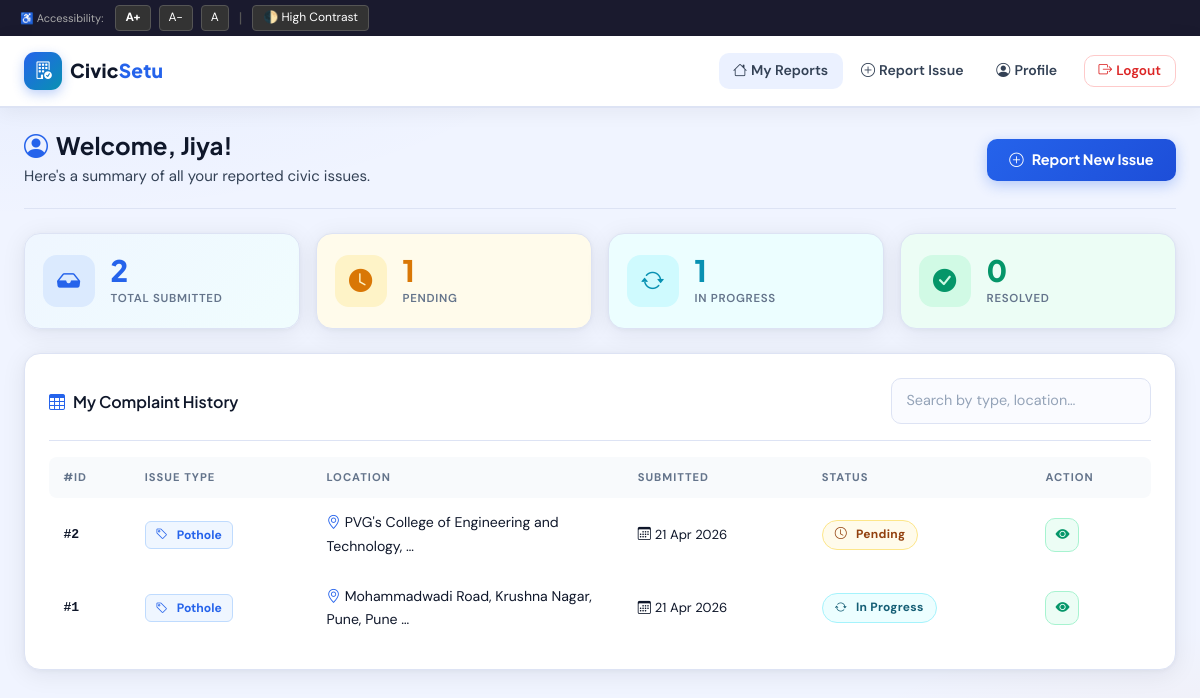
Page /citizen/dashboard (signed in) on the committed database.
### models/models.py (models this page shows, shortened)
class User(UserMixin, db.Model):
    __tablename__ = 'users'
    user_id       = db.Column(db.Integer, primary_key=True, autoincrement=True)
    name          = db.Column(db.String(100), nullable=False)
    email         = db.Column(db.String(150), unique=True, nullable=False)
    password_hash = db.Column(db.String(255), nullable=False)
    phone         = db.Column(db.String(15))
    created_at    = db.Column(db.DateTime, default=datetime.utcnow)
    complaints = db.relationship('Complaint', backref='citizen', lazy=True)

class Complaint(db.Model):
    __tablename__ = 'complaints'
    complaint_id  = db.Column(db.Integer, primary_key=True, autoincrement=True)
    user_id       = db.Column(db.Integer, db.ForeignKey('users.user_id'), nullable=False)
    type_id       = db.Column(db.Integer, db.ForeignKey('issue_types.type_id'), nullable=False)
    image_path    = db.Column(db.String(300), nullable=True)
    location      = db.Column(db.String(255), nullable=False)
    description   = db.Column(db.Text)
    status        = db.Column(db.String(20), default='Pending', nullable=False)
    ai_confidence = db.Column(db.Float)
    submitted_at  = db.Column(db.DateTime, default=datetime.utcnow)
    resolved_at   = db.Column(db.DateTime, nullable=True)
    status_history = db.relationship('StatusLog', backref='complaint', lazy=True)

class IssueType(db.Model):
    __tablename__ = 'issue_types'
    type_id        = db.Column(db.Integer, primary_key=True, autoincrement=True)
    type_name      = db.Column(db.String(50), unique=True, nullable=False)
    description    = db.Column(db.String(255))
    priority_level = db.Column(db.String(20), default='Medium')
    complaints = db.relationship('Complaint', backref='issue_type', lazy=True)

### routes/citizen.py (the view)
@citizen_bp.route('/dashboard')
@login_required
def dashboard():
    if hasattr(current_user, 'admin_id'):
        return redirect(url_for('admin.dashboard'))
    complaints = (Complaint.query
                  .filter_by(user_id=current_user.user_id)
                  .order_by(Complaint.submitted_at.desc())
                  .all())
    stats = {
        'total':       len(complaints),
        'pending':     sum(1 for c in complaints if c.status == 'Pending'),
        'in_progress': sum(1 for c in complaints if c.status == 'In Progress'),
        'resolved':    sum(1 for c in complaints if c.status == 'Resolved'),
    }
    return render_template('citizen/dashboard.html', complaints=complaints, stats=stats)

### models/models.py (called while the page is built)
@login_manager.user_loader
def load_user(user_id):
    if user_id.startswith('admin_'):
        return Admin.query.get(int(user_id[6:]))
    return User.query.get(int(user_id))

### templates/citizen/dashboard.html (shortened to what this page needs)
{% extends 'base.html' %}
{% block content %}
<div class="page-header d-flex flex-wrap justify-content-between align-items-center mb-4">
  <div>
    <h4 class="fw-bold cs-heading mb-1">
      <i class="bi bi-person-circle me-2 text-accent"></i>Welcome, {{ current_user.name.split()[0] }}!
    </h4>
    <p class="cs-subheading mb-0">Here's a summary of all your reported civic issues.</p>
  </div>
  <a href="{{ url_for('citizen.submit') }}" class="cs-btn-primary mt-2 mt-md-0">
    <i class="bi bi-plus-circle me-2"></i>Report New Issue
  </a>
</div>
<div class="row g-3 mb-4">
  {% set card_data = [
    ('total',       'Total Submitted', 'bi-inbox-fill',        'accent',   '#'),
    ('pending',     'Pending',         'bi-clock-fill',        'warning',  '#'),
    ('in_progress', 'In Progress',     'bi-arrow-repeat',      'info',     '#'),
    ('resolved',    'Resolved',        'bi-check-circle-fill', 'success',  '#'),
  ] %}
  {% for key, label, icon, color, link in card_data %}
  <div class="col-6 col-lg-3">
    <div class="cs-stat-card cs-stat-{{ color }}">
      <div class="stat-icon"><i class="bi {{ icon }}"></i></div>
      <div class="stat-info">
        <div class="stat-value">{{ stats[key] }}</div>
        <div class="stat-label">{{ label }}</div>
      </div>
    </div>
  </div>
  {% endfor %}
</div>
<div class="cs-card">
  <div class="cs-card-header d-flex flex-wrap justify-content-between align-items-center">
    <h6 class="mb-0 fw-semibold cs-heading">
      <i class="bi bi-table me-2 text-accent"></i>My Complaint History
    </h6>
    <input class="cs-input cs-search-input mt-2 mt-md-0" id="searchInput" placeholder="Search by type, location…" style="padding-left:.9rem">
  </div>
  {% if complaints %}
  <div class="table-responsive">
    <table class="cs-table" id="complaintsTable">
      <thead>
        <tr>
          <th>#ID</th><th>Issue Type</th><th>Location</th><th>Submitted</th><th>Status</th><th>Action</th>
        </tr>
      </thead>
      <tbody>
        {% for c in complaints %}
        <tr>
          <td class="cs-id-cell">#{{ c.complaint_id }}</td>
          <td><span class="cs-badge-type"><i class="bi bi-tag me-1"></i>{{ c.issue_type.type_name | replace('_',' ') | title }}</span></td>
          <td class="cs-location-cell"><i class="bi bi-geo-alt text-accent me-1"></i>{{ c.location[:45] }}{% if c.location|length > 45 %}…{% endif %}</td>
          <td class="cs-date-cell"><i class="bi bi-calendar3 me-1"></i>{{ c.submitted_at.strftime('%d %b %Y') }}</td>
          <td>
            <span class="cs-status cs-status-{{ c.status | lower | replace(' ','-') }}">
              {% if c.status == 'Pending' %}<i class="bi bi-clock me-1"></i>
              {% elif c.status == 'In Progress' %}<i class="bi bi-arrow-repeat me-1"></i>
              {% elif c.status == 'Resolved' %}<i class="bi bi-check-circle me-1"></i>
              {% else %}<i class="bi bi-x-circle me-1"></i>{% endif %}
              {{ c.status }}
            </span>
          </td>
          <td>
            <a href="{{ url_for('citizen.complaint_detail', complaint_id=c.complaint_id) }}" class="cs-btn-icon cs-btn-icon-view" title="View details">
              <i class="bi bi-eye-fill"></i>
            </a>
          </td>
        </tr>
        {% endfor %}
      </tbody>
    </table>
  </div>
  {% endif %}
</div>
{% endblock %}

### rows in the picture
User: name "Jiya"
Complaint: stats "1", status "PENDING", complaint_id "2", issue_type.type_name "Pothole", location "PVG's College of Engineering and Technology,", submitted_at "21 Apr 2026", status "Pending"
Complaint: stats "1", status "IN PROGRESS", complaint_id "1", issue_type.type_name "Pothole", location "Mohammadwadi Road, Krushna Nagar, Pune, Pune", submitted_at "21 Apr 2026", status "In Progress"

### other values in the picture
{{ stats[key] }} "2" "0"
{{ label }} "TOTAL SUBMITTED" "RESOLVED"
